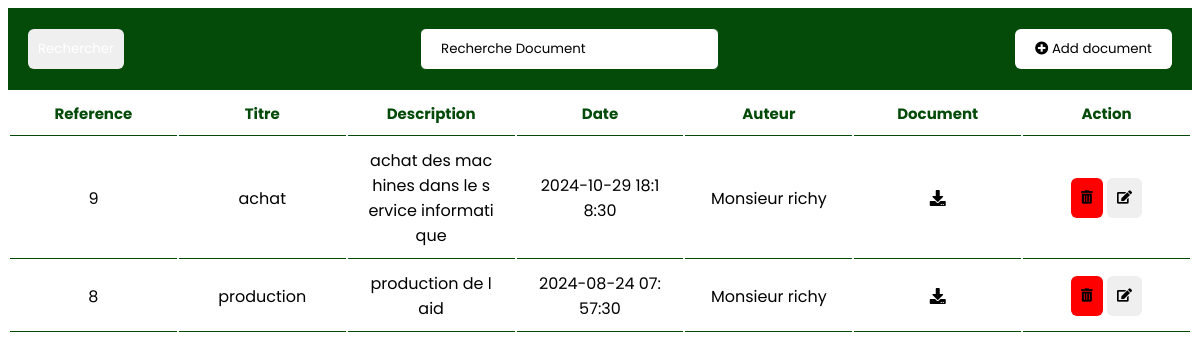
The app's page /selectComptabilite.php (signed in) with its own data.
### tables this page shows
CREATE TABLE IF NOT EXISTS `document` (
  `id_document` int(11) NOT NULL AUTO_INCREMENT,
  `titre` varchar(255) NOT NULL,
  `description` varchar(255) NOT NULL,
  `date` timestamp NOT NULL,
  `auteur` varchar(255) NOT NULL,
  `fichier` varchar(255) NOT NULL,
  `id_service` int(11) NOT NULL,
  PRIMARY KEY (`id_document`)
);

### selectComptabilite.php (the view, shortened to what this page needs)
<?php
require("DbConnexion.php");
$sql = "SELECT `id_document`, `titre`, `description`, `date`, `auteur`, `fichier`, `id_service` FROM `document` WHERE id_service=3";
$stmt = $base->prepare($sql);
$stmt->bindParam(':id_service', $_SESSION['id_service']);
$stmt->execute();
$documents = $stmt->fetchAll(PDO::FETCH_ASSOC);
?>
<!DOCTYPE html>
<html lang="en">
<head>
  <link rel="stylesheet" href="https://cdnjs.cloudflare.com/ajax/libs/font-awesome/5.15.3/css/all.min.css" />
  <link rel="stylesheet" href="styleDash.css">
</head>
<body>
<div class="table_header">
        <button type="submit" name="recherche">Rechercher</button>
        <input type="text" placeholder="Recherche Document" name="titre" class="search-input">
        <button class="add_new">
            <i class="fas fa-plus-circle add-icon"></i>
            <a href="SaveDocument.php">Add document</a>
        </button>
    </div>
    <div class="table_section">
        <table>
          <thead>
            <tr>
              <th>Reference</th>
              <th>Titre</th>
              <th>Description</th>
              <th>Date</th>
              <th>Auteur</th>
              <th>Document</th>
             <div class="action"><th>Action</th></div>
            </tr>
          </thead>
          <tbody>
            <?php foreach ($documents as $document) { ?>
            <tr>
              <td><?php echo $document['id_document']; ?></td>
              <td><?php echo $document['titre']; ?></td>
              <td><?php echo $document['description']; ?></td>
              <td><?php echo $document['date']; ?></td>
              <td><?php echo $document['auteur']; ?></td>
              <td><a href="<?php echo 'document/' . $document['fichier']; ?>"><i class="fas fa-download"></i></a></td>
              <td>
              <a href="formDeleteDoc.php?id=<?= $document["id_document"]?>"name="delete"><button><i class="fa fa-trash-alt"></i></a></button>
              <a href="formEditDoc.php?id=<?= $document["id_document"]?>"name="edit"><button><i class="fa fa-edit"></i></a></button>
              </td>
            </tr>
            <?php
          }
       ?>
          </tbody>
        </table>
      </div>
</body>
</html>

### styleDash.css (style rules this page uses)
* { font-family: "Poppins", sans-serif; padding: 0; box-sizing: border-box; }
body { font-family: 'Poppins', sans-serif; overflow: hidden; }
thead th { position: sticky; top: 0; background-color: #fff; color: #044b0a; font-size: 15px; width: 10%; }
th,td { border-bottom: 1px solid #044b0a; padding: 10px 20px; word-break: break-all; text-align: center; width: 10%; }
.table_header { display: flex; justify-content: space-between; align-items: center; padding: 20px; background-color: #044b0a; }
button { outline: none; border: none; border-radius: 6px; cursor: pointer; padding: 10px; color: #ffff; }
td button:nth-child(2) { background-color: red; }
.add_new { padding: 10px 20px; color: #000; background-color: #fff; }
input { padding: 10px 20px; margin: 0 10px; outline: none; border: 1px solid #044b0a; border-radius: 6px; color: #044b0a; }
::placeholder { color: #000; }
a { text-decoration: none; color: #000; }
a { text-decoration: none; }

### records on screen
document: id_document "9", titre "achat", description "achat des machines dans le service informatique", date "2024-10-29 18:18:30", auteur "Monsieur richy"
document: id_document "8", titre "production", description "production de laid", date "2024-08-24 07:57:30", auteur "Monsieur richy"
